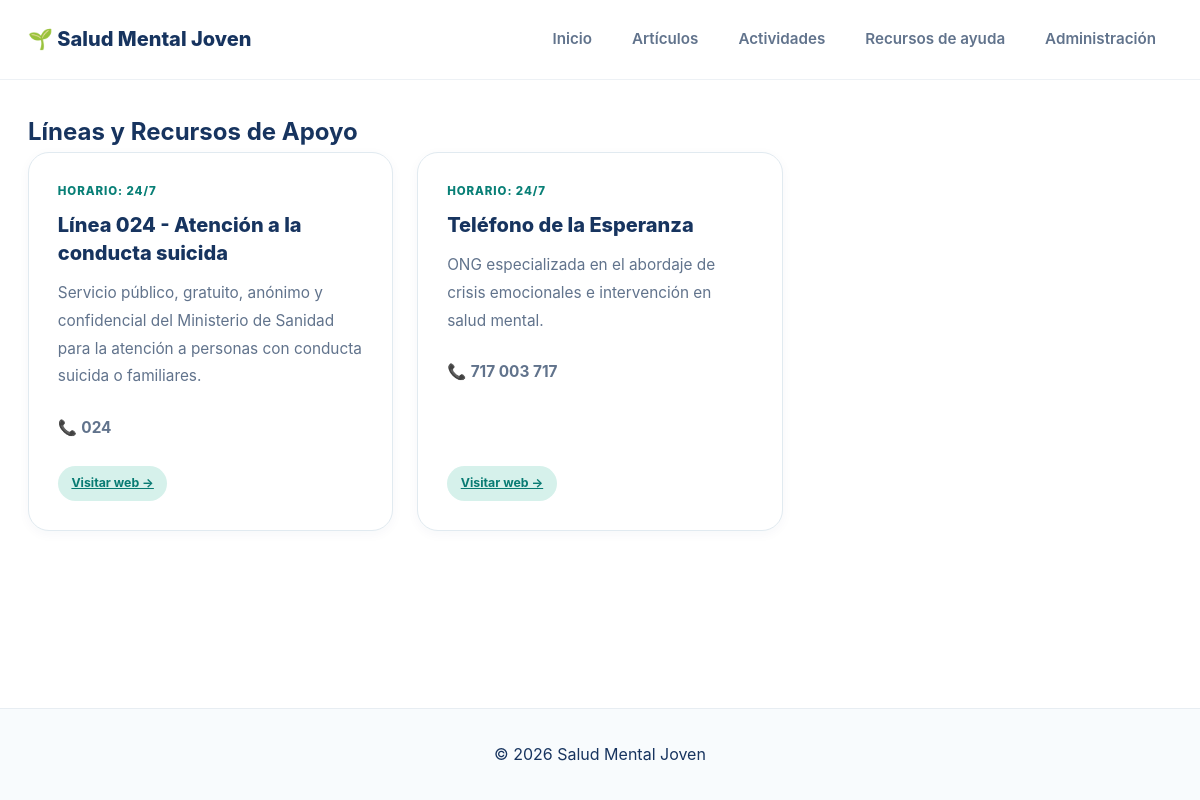
Page /recursos/ on the committed database.
### appSaludMentalJoven/models.py (models this page shows, shortened)
class RecursoAyuda(models.Model):
    nombre = models.CharField(max_length=200, verbose_name="Nombre de la entidad")
    descripcion = models.TextField(verbose_name="Descripción")
    telefono = models.CharField(max_length=20, verbose_name="Teléfono")
    email = models.EmailField(blank=True, verbose_name="Email")
    web = models.URLField(blank=True, verbose_name="Sitio web")
    horario = models.CharField(max_length=100, default="24/7", verbose_name="Horario")
    class Meta:
        verbose_name = "Recurso de Ayuda"
        verbose_name_plural = "Recursos de Ayuda"
        ordering = ['nombre']

### appSaludMentalJoven/views.py (the view)
# urls.py: path('recursos/', views.lista_recursos, name='recursos'),
def lista_recursos(request):
    recursos = RecursoAyuda.objects.all()
    return render(request, 'recursos_list.html', {'recursos': recursos})

### appSaludMentalJoven/templates/recursos_list.html (shortened to what this page needs)
{% extends 'base.html' %}
{% block content %}
<h2>Líneas y Recursos de Apoyo</h2>
<div class="cards-grid">
    {% for r in recursos %}
    <article class="info-card">
        <span class="card-number">HORARIO: {{ r.horario }}</span>
        <h3>{{ r.nombre }}</h3>
        <p>{{ r.descripcion }}</p>
        <p>📞 <strong>{{ r.telefono }}</strong></p>
        {% if r.web %}<a href="{{ r.web }}" target="_blank" class="tag">Visitar web &rarr;</a>{% endif %}
    </article>
    {% empty %}<p>No hay recursos registrados.</p>{% endfor %}
</div>
{% endblock %}

### appSaludMentalJoven/static/css/style.css (style rules this page uses)
:root { --color-primary: #0d9488; --color-primary-hover: #0f766e; --color-primary-light: #d8f3ed; --color-secondary: #3478c7; --color-accent: #8062ce; --color-text-main: #17345f; --color-text-muted: #61738c; --color-bg-page: #ffffff; --color-bg-card: #ffffff; --color-border: #e1eaf0; --radius-sm: 10px; --radius-md: 16px; --radius-lg: 26px; --shadow-sm: 0 3px 12px rgba(23, 52, 95, 0.04); --shadow-md: 0 14px 32px rgba(23, 52, 95, 0.09); --font-family: -apple-system, BlinkMacSystemFont, "Segoe UI", Roboto, "Helvetica Neue", Arial, sans-serif; }
*, *::before, *::after { box-sizing: border-box; margin: 0; padding: 0; }
html { scroll-behavior: smooth; scroll-padding-top: 100px; }
body { font-family: var(--font-family); background-color: var(--color-bg-page); color: var(--color-text-main); line-height: 1.7; display: flex; flex-direction: column; min-height: 100vh; }
a { color: var(--color-primary-hover); }
.cards-grid { display: grid; grid-template-columns: repeat(3, minmax(0, 1fr)); gap: 1.5rem; }
.info-card { display: flex; flex-direction: column; align-items: flex-start; min-width: 0; padding: 1.8rem; background-color: var(--color-bg-card); border: 1px solid var(--color-border); border-radius: 21px; box-shadow: var(--shadow-sm); transition: transform 0.25s ease, box-shadow 0.25s ease; }
.card-number { margin-bottom: 0.55rem; color: #087f76; font-size: 0.72rem; font-weight: 800; letter-spacing: 0.08em; }
.info-card h3 { margin-bottom: 0.8rem; color: var(--color-text-main); font-size: 1.25rem; font-weight: 800; line-height: 1.4; }
.info-card p { flex: 1; margin-bottom: 1.5rem; color: var(--color-text-muted); font-size: 0.96rem; line-height: 1.8; }
.tag { display: inline-block; align-self: flex-start; padding: 0.45rem 0.85rem; color: #087b73; background-color: #d6f1eb; border-radius: 999px; font-size: 0.77rem; font-weight: 750; }

### rows in the picture
RecursoAyuda: horario "24/7", nombre "Línea 024 - Atención a la conducta suicida", descripcion "Servicio público, gratuito, anónimo y confidencial del Ministerio de Sanidad para la atención a personas con conducta suicida o familiares.", telefono "024"
RecursoAyuda: horario "24/7", nombre "Teléfono de la Esperanza", descripcion "ONG especializada en el abordaje de crisis emocionales e intervención en salud mental.", telefono "717 003 717"
